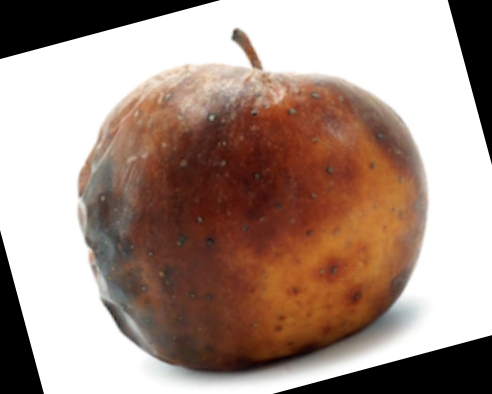
#> input picture dataset/train/apple_overripe/apple_overripe_10.png, 492 x 394 px; its folder holds only this picture in this run
$ python train_svm.py   (older library calls are emulated)
#> lines starting #> are read from the running program, lines starting #| are printed output that depends on the picture
### core/feature_extractor.py
import cv2
import numpy as np
# 必须引入 skimage 来计算真正的 GLCM
from skimage.feature import graycomatrix, graycoprops


# def extract_features(image_path=None, image_data=None):
#     """
#     提取图像的 12 维特征 (符合 RGB均值 + HSV统计 + GLCM对比度/相关性/能量):
#     1. 颜色特征 (9维): RGB均值(3) + HSV均值(3) + HSV标准差(3)
#     2. 纹理特征 (3维): Contrast, Correlation, Energy
#     """
#     # ==============================
#     # 0. 图像读取与预处理
#     # ==============================
#     if image_data is not None:
#         img = image_data
#     elif image_path is not None:
#         try:
#             # 处理中文路径读取
#             img = cv2.imdecode(np.fromfile(image_path, dtype=np.uint8), -1)
#         except Exception:
#             return None
#     else:
#         return None
#
#     if img is None:
#         return None
#
#     # 统一大小
#     img = cv2.resize(img, (224, 224))
#
#     # ==============================
#     # 1. 颜色特征 (RGB + HSV) -> 共9维
#     # ==============================
#     # [1-3] RGB 均值
#     mean_rgb = np.mean(img, axis=(0, 1))  # [B, G, R]
#
#     # [4-6] HSV 均值
#     hsv = cv2.cvtColor(img, cv2.COLOR_BGR2HSV)
#     mean_hsv = np.mean(hsv, axis=(0, 1))  # [H, S, V]
#
#     # [7-9] HSV 标准差 (对应“分量占比”的统计特性)
#     std_hsv = np.std(hsv, axis=(0, 1))  # [H_std, S_std, V_std]
#
#     # ==============================
#     # 2. 纹理特征 (GLCM) -> 共3维
#     # ==============================
#     gray = cv2.cvtColor(img, cv2.COLOR_BGR2GRAY)
#
#     # 灰度级量化 (压缩到16级，提高速度)
#     n_levels = 16
#     gray_quantized = (gray // (256 // n_levels)).astype(np.uint8)
#
#     # 计算 GLCM 矩阵
#     glcm = graycomatrix(gray_quantized, distances=[1], angles=[0], levels=n_levels, symmetric=True, normed=True)
#
#     # 提取 3 个核心纹理统计量 (按您的要求：对比度、相关性、能量)
#
#     # [10] Contrast (对比度)
#     glcm_contrast = graycoprops(glcm, 'contrast')[0, 0]
#
#     # [11] Correlation (相关性) - 替换了之前的 Homogeneity
#     # 范围通常是 -1 到 1
#     glcm_correlation = graycoprops(glcm, 'correlation')[0, 0]
#
#     # [12] Energy (能量)
#     glcm_energy = graycoprops(glcm, 'energy')[0, 0]
#
#     # ==============================
#     # 3. 特征融合与归一化 (输出 12 维)
#     # ==============================
#     feats = [
#         # --- 颜色特征 (归一化到 0-1) ---
#         mean_rgb[2] / 255.0, mean_rgb[1] / 255.0, mean_rgb[0] / 255.0,  # R, G, B
#         mean_hsv[0] / 180.0, mean_hsv[1] / 255.0, mean_hsv[2] / 255.0,  # H, S, V
#         std_hsv[0] / 50.0, std_hsv[1] / 50.0, std_hsv[2] / 50.0,  # HSV Std
#
#         # --- 纹理特征 (GLCM) ---
#         # Contrast (0-225) -> 缩放
#         glcm_contrast / 50.0,
#
#         # Correlation (-1到1) -> 归一化到 0-1 之间 ((val+1)/2) 或者直接用
#         # 为了SVM稳定性，建议简单平移缩放: (x + 1) / 2
#         (glcm_correlation + 1.0) / 2.0,
#
#         # Energy (0-1) -> 直接用
#         glcm_energy
#     ]
#
#     return feats


import cv2
import numpy as np
# 必须引入 skimage 来计算 GLCM
from skimage.feature import graycomatrix, graycoprops


def extract_features(image_path=None, image_data=None):
    """
    提取严格的 12 维特征 (6颜色 + 6纹理):
    Color:   R_mean, G_mean, B_mean, H_mean, S_mean, V_mean
    Texture: Contrast, Correlation, Energy, Entropy, Homogeneity, Dissimilarity
    """
    # ==============================
    # 0. 图像读取与预处理
    # ==============================
    if image_data is not None:
        img = image_data
    elif image_path is not None:
        try:
            # 处理中文路径读取
            img = cv2.imdecode(np.fromfile(image_path, dtype=np.uint8), -1)
#> img is the input picture: shape (394, 492, 3); mean B, G, R 137.2, 147.5, 169.6
        except Exception:
            return None
    else:
        return None

    if img is None:
        return None

    # 统一大小 (建议 224x224，既保留纹理细节又不会太慢)
    img = cv2.resize(img, (224, 224))
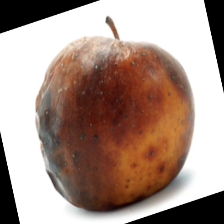
#> img: shape (224, 224, 3); mean B, G, R 137.1, 147.4, 169.5

    # ==============================
    # 1. 颜色特征 (6维)
    # ==============================

    # --- RGB 均值 (3维) ---
    # OpenCV 默认读取为 BGR，需调整为 R, G, B 顺序
    mean_bgr = np.mean(img, axis=(0, 1))
#> mean_bgr = [137.1, 147.4, 169.5]
    rgb_mean = [mean_bgr[2], mean_bgr[1], mean_bgr[0]]
#> rgb_mean = [169.5, 147.4, 137.1]

    # --- HSV 均值 (3维) ---
    hsv = cv2.cvtColor(img, cv2.COLOR_BGR2HSV)
#> hsv: shape (224, 224, 3); mean H, S, V 7.6, 65.8, 169.6
    hsv_mean = np.mean(hsv, axis=(0, 1))  # [H, S, V]
#> hsv_mean = [7.58, 65.82, 169.6]

    # ==============================
    # 2. 纹理特征 (6维) - GLCM
    # ==============================
    gray = cv2.cvtColor(img, cv2.COLOR_BGR2GRAY)
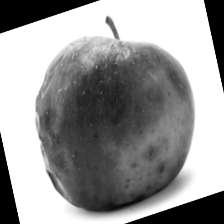
#> gray: shape (224, 224); min 0, max 255, mean 152.9

    # 灰度级量化 (压缩到 16 级，提高速度和鲁棒性)
    n_levels = 16
    gray_quantized = (gray // (256 // n_levels)).astype(np.uint8)

    # [5 lines of commented-out code are left out]
    glcm = graycomatrix(gray_quantized, distances=[1], angles=[0], levels=n_levels, symmetric=True, normed=True)

    # --- 提取 skimage 自带的 5 个特征 ---
    contrast = graycoprops(glcm, 'contrast')[0, 0]
#> contrast = 1.04
    correlation = graycoprops(glcm, 'correlation')[0, 0]
#> correlation = 0.984
    energy = graycoprops(glcm, 'energy')[0, 0]
#> energy = 0.431
    homogeneity = graycoprops(glcm, 'homogeneity')[0, 0]
#> homogeneity = 0.907
    dissimilarity = graycoprops(glcm, 'dissimilarity')[0, 0]
#> dissimilarity = 0.261

    # --- 手动计算 GLCM 熵 (Entropy) ---
    # 公式: -sum(p * log2(p))
    # 避免 log(0) 的错误，只计算非零元素
    p = glcm
    p_nonzero = p[p > 0]
#> p_nonzero = 234 values, max 0.401 at index 233, min 1e-05 at index 24, mean 0.00427
    entropy = -np.sum(p_nonzero * np.log2(p_nonzero))
#> entropy = 3.83

    # ==============================
    # 3. 特征融合与归一化 (12维)
    # ==============================
    feats = [
        # --- 颜色特征 (6个) ---
        rgb_mean[0] / 255.0,  # R Mean
        rgb_mean[1] / 255.0,  # G Mean
        rgb_mean[2] / 255.0,  # B Mean

        hsv_mean[0] / 180.0,  # H Mean (0-180)
        hsv_mean[1] / 255.0,  # S Mean
        hsv_mean[2] / 255.0,  # V Mean

        # --- 纹理特征 (6个) ---
        # Contrast (0 ~ (levels-1)^2) -> 缩放
        contrast / 50.0,

        # Correlation (-1 ~ 1) -> 映射到 0~1
        (correlation + 1.0) / 2.0,

        # Energy (0 ~ 1) -> 直接用
        energy,

        # Entropy (通常 0 ~ log2(levels)*2) -> 简单缩放
        entropy / 5.0,

        # Homogeneity (0 ~ 1) -> 直接用
        homogeneity,

        # Dissimilarity (0 ~ levels-1) -> 缩放
        dissimilarity / 10.0
    ]
#> feats = [0.665, 0.578, 0.538, 0.0421, 0.258, 0.665, 0.0209, 0.992, 0.431, 0.765, 0.907, 0.0261]

    return feats

### train_svm.py
# 文件: train_svm.py (OpenCV XML 专用版)
import os
import cv2
import numpy as np
from sklearn.model_selection import train_test_split
from sklearn.metrics import accuracy_score
from core.feature_extractor import extract_features

# 1. 标签映射 (6分类)
# 修改后 (严格对应字母顺序)
LABEL_MAP = {
    "apple_overripe": 0,
    "apple_ripe": 1,
    "apple_unripe": 2,
    "orange_overripe": 3,
    "orange_ripe": 4,
    "orange_unripe": 5
}


def train_svm_xml():
    print("=== [OpenCV版] 开始提取特征并训练 SVM ===")
    data_dir = './dataset/train'
    X = []
    y = []

    # 1. 读取数据
    for label_name, label_idx in LABEL_MAP.items():
        folder_path = os.path.join(data_dir, label_name)
        if not os.path.exists(folder_path): continue

        print(f"正在处理: {label_name} ...")
        for img_name in os.listdir(folder_path):
            img_path = os.path.join(folder_path, img_name)
            features = extract_features(image_path=img_path)
#> features has the same summary as feats in extract_features
            if features is not None:
                X.append(features)
                y.append(label_idx)
#> pass 2 of the loop in train_svm_xml, `for label_name, label_idx in LABEL_MAP.items():`:
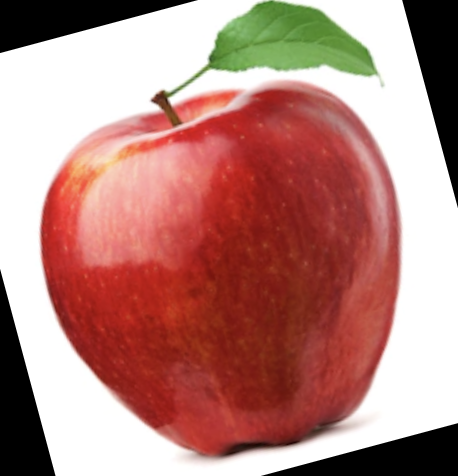
#> input picture dataset/train/apple_ripe/apple_ripe_0.png, 458 x 476 px
#> in extract_features, img is the input picture: shape (476, 458, 3); mean B, G, R 126, 133, 182.3
#> img: shape (224, 224, 3)
#> mean_bgr = [125.9, 133, 182.2]
#> rgb_mean = [182.2, 133, 125.9]
#> hsv: shape (224, 224, 3); mean H, S, V 8.1, 90.2, 184.2
#> hsv_mean = [8.11, 90.15, 184.2]
#> in extract_features (call 2), `gray = cv2.cvtColor(img, cv2.COLOR_BGR2GRAY)`:
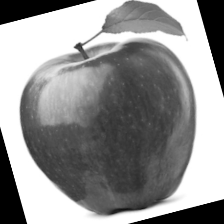
#> gray: shape (224, 224); min 0, max 255, mean 146.9
#> contrast = 1.1
#> correlation = 0.981
#> energy = 0.391
#> homogeneity = 0.904
#> dissimilarity = 0.276
#> p_nonzero = 218 values, max 0.342 at index 217, min 1e-05 at index 20, mean 0.00459
#> entropy = 3.92
#> feats = [0.714, 0.521, 0.494, 0.045, 0.354, 0.722, 0.0219, 0.991, 0.391, 0.785, 0.904, 0.0276]
#> features has the same summary as feats in extract_features

    # 2. 转换格式 (OpenCV 必须用 float32)
    X = np.array(X, dtype=np.float32)
    y = np.array(y, dtype=np.int32)

    print(f"样本总数: {len(X)}")

    # 划分验证集
    X_train, X_test, y_train, y_test = train_test_split(X, y, test_size=0.2, random_state=42)

    # ==========================================
    # 3. 创建 SVM 并使用【自动训练】(关键修改!)
    # ==========================================
    svm = cv2.ml.SVM_create()
    svm.setType(cv2.ml.SVM_C_SVC)
    svm.setKernel(cv2.ml.SVM_RBF)
    # 注意：这里不再手动设置 setC 和 setGamma，交给 trainAuto 去找

    print("正在进行自动调参训练 (trainAuto)...")

    # === 核心修改：使用 trainAuto 代替 train ===
    # kFold=5 表示它会把数据分成5份交叉验证，确保参数最稳
    svm.trainAuto(X_train, cv2.ml.ROW_SAMPLE, y_train, kFold=5)

    # 4. 验证准确率
    _, y_pred = svm.predict(X_test)
    matches = (y_pred.flatten().astype(int) == y_test)
    acc = np.count_nonzero(matches) / len(y_test)

    print(f"----------------------------------")
    print(f"OpenCV SVM 模型最终准确率: {acc * 100:.2f}%")
    print(f"----------------------------------")

    # 5. 保存
    if not os.path.exists('models'):
        os.makedirs('models')

    xml_path = 'models/svm_model.xml'
#> (the run stopped early here; a loop or call above may not have finished)
